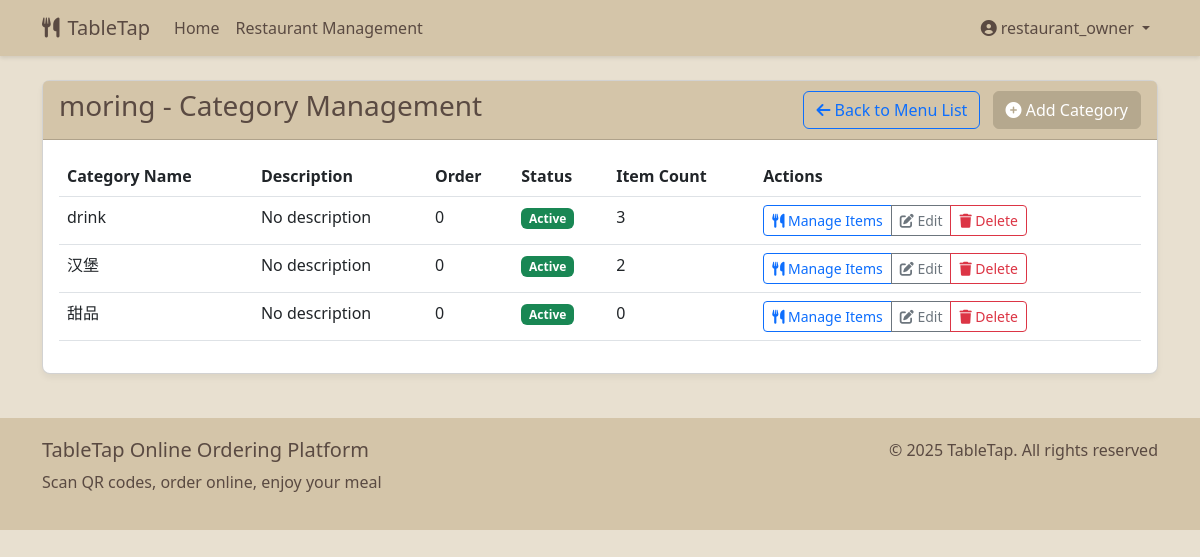
The page /menu/menu/1/categories/ (signed in) on the database its author committed.
### user/models.py (models this page shows, shortened)
class User(AbstractUser):
    USER_TYPE_CHOICES = (
        ('customer', 'Customer'),
        ('restaurant', 'Restaurant Owner'),
        ('admin', 'Administrator'),
    )
    user_type = models.CharField('User Type', max_length=10, choices=USER_TYPE_CHOICES, default='customer')
    phone = models.CharField('Phone Number', max_length=15, blank=True)
    class Meta:
        verbose_name = 'User'
        verbose_name_plural = 'Users'
    @property
    def is_restaurant_owner(self):
        return self.user_type == 'restaurant'

### menu/models.py (models this page shows, shortened)
class Menu(models.Model):
    restaurant = models.ForeignKey(Restaurant, on_delete=models.CASCADE, related_name='menus')
    name = models.CharField('Menu Name', max_length=100)
    description = models.TextField('Menu Description', blank=True)
    is_active = models.BooleanField('Active Status', default=True)
    created_at = models.DateTimeField('Created Time', auto_now_add=True)
    updated_at = models.DateTimeField('Updated Time', auto_now=True)
    class Meta:
        verbose_name = 'Menu'
        verbose_name_plural = 'Menus'

class Category(models.Model):
    menu = models.ForeignKey(Menu, on_delete=models.CASCADE, related_name='categories')
    name = models.CharField('Category Name', max_length=100)
    description = models.TextField('Category Description', blank=True)
    order = models.PositiveSmallIntegerField('Order', default=0)
    is_active = models.BooleanField('Active Status', default=True)
    class Meta:
        verbose_name = 'Menu Category'
        verbose_name_plural = 'Menu Categories'
        ordering = ['order', 'id']

### menu/views.py (the view)
# urls.py: path('menu/<int:menu_id>/categories/', views.category_list, name='category_list'),
@login_required
def category_list(request, menu_id):
    menu = get_object_or_404(Menu, id=menu_id)
    restaurant = menu.restaurant
    if request.user != restaurant.owner and not request.user.is_superuser:
        return HttpResponseForbidden("You do not have permission to access this page")
    categories = Category.objects.filter(menu=menu)
    return render(request, 'menu/category_list.html', {
        'restaurant': restaurant,
        'menu': menu,
        'categories': categories
    })

### templates/menu/category_list.html (shortened to what this page needs)
{% extends 'base.html' %}
{% block content %}
<div class="row mb-4">
    <div class="col-md-12">
        <div class="card">
            <div class="card-header">
                <div class="d-flex justify-content-between align-items-center">
                    <h3>{{ menu.name }} - Category Management</h3>
                    <div>
                        <a href="{% url 'menu:menu_list' restaurant.id %}" class="btn btn-outline-primary me-2">
                            <i class="fas fa-arrow-left"></i> Back to Menu List
                        </a>
                        <a href="{% url 'menu:category_create' menu.id %}" class="btn btn-primary">
                            <i class="fas fa-plus-circle"></i> Add Category
                        </a>
                    </div>
                </div>
            </div>
            <div class="card-body">
                {% if categories %}
                    <div class="table-responsive">
                        <table class="table table-hover">
                            <thead>
                                <tr>
                                    <th>Category Name</th>
                                    <th>Description</th>
                                    <th>Order</th>
                                    <th>Status</th>
                                    <th>Item Count</th>
                                    <th>Actions</th>
                                </tr>
                            </thead>
                            <tbody>
                                {% for category in categories %}
                                    <tr>
                                        <td>{{ category.name }}</td>
                                        <td>{{ category.description|truncatechars:50|default:"No description" }}</td>
                                        <td>{{ category.order }}</td>
                                        <td>
                                            <span class="badge bg-{% if category.is_active %}success{% else %}danger{% endif %}">
                                                {% if category.is_active %}Active{% else %}Inactive{% endif %}
                                            </span>
                                        </td>
                                        <td>{{ category.items.count }}</td>
                                        <td>
                                            <div class="btn-group">
                                                <a href="{% url 'menu:menu_item_list' category.id %}" class="btn btn-sm btn-outline-primary">
                                                    <i class="fas fa-utensils"></i> Manage Items
                                                </a>
                                                <a href="{% url 'menu:category_update' category.id %}" class="btn btn-sm btn-outline-secondary">
                                                    <i class="fas fa-edit"></i> Edit
                                                </a>
                                                <a href="{% url 'menu:category_delete' category.id %}" class="btn btn-sm btn-outline-danger">
                                                    <i class="fas fa-trash"></i> Delete
                                                </a>
                                            </div>
                                        </td>
                                    </tr>
                                {% endfor %}
                            </tbody>
                        </table>
                    </div>
                {% endif %}
            </div>
        </div>
    </div>
</div>
{% endblock %}

### templates/base.html (shortened to what this page needs)
<!DOCTYPE html>
<html lang="en">
<head>
    <link href="https://cdn.jsdelivr.net/npm/bootstrap@5.3.0/dist/css/bootstrap.min.css" rel="stylesheet">
    <link rel="stylesheet" href="https://cdnjs.cloudflare.com/ajax/libs/font-awesome/6.0.0/css/all.min.css">
</head>
<body class="paper-texture">
    <nav class="navbar navbar-expand-lg navbar-light mb-4">
        <div class="container">
            <a class="navbar-brand" href="{% url 'restaurant:home' %}">
                <i class="fas fa-utensils me-2"></i>TableTap
            </a>
            <div class="collapse navbar-collapse" id="navbarNav">
                <ul class="navbar-nav me-auto">
                    <li class="nav-item">
                        <a class="nav-link" href="{% url 'restaurant:home' %}">Home</a>
                    </li>
                    {% if user.is_authenticated %}
                        {% if user.is_restaurant_owner %}
                        <li class="nav-item">
                            <a class="nav-link" href="{% url 'restaurant:dashboard' %}">Restaurant Management</a>
                        </li>
                        {% endif %}
                    {% endif %}
                </ul>
                <ul class="navbar-nav">
                    {% if user.is_authenticated %}
                        <li class="nav-item dropdown">
                            <a class="nav-link dropdown-toggle" href="#" id="navbarDropdown" role="button" data-bs-toggle="dropdown">
                                <i class="fas fa-user-circle me-1"></i>{{ user.username }}
                            </a>
                        </li>
                    {% endif %}
                </ul>
            </div>
        </div>
    </nav>
    <div class="container my-4">
        {% block content %}{% endblock %}
    </div>
    <footer class="footer mt-auto">
        <div class="container">
            <div class="row">
                <div class="col-md-6">
                    <h5>TableTap Online Ordering Platform</h5>
                    <p>Scan QR codes, order online, enjoy your meal</p>
                </div>
                <div class="col-md-6 text-md-end">
                    <p>&copy; {% now "Y" %} TableTap. All rights reserved</p>
                </div>
            </div>
        </div>
    </footer>
</body>
</html>

### templates/base.html (style rules this page uses)
:root { --kraft-color: #d4c5a9; --kraft-dark: #b5a88e; --kraft-light: #e8e0d0; --kraft-text: #5a4a42; }
body { background-color: var(--kraft-light); color: var(--kraft-text); font-family: 'Segoe UI', Tahoma, Geneva, Verdana, sans-serif; }
.navbar { background-color: var(--kraft-color); box-shadow: 0 2px 4px rgba(0,0,0,0.1); }
.navbar-brand, .nav-link { color: var(--kraft-text); }
.btn-primary { background-color: var(--kraft-dark); border-color: var(--kraft-dark); color: white; }
.card { background-color: white; border-radius: 8px; box-shadow: 0 4px 6px rgba(0,0,0,0.05); margin-bottom: 20px; }
.card-header { background-color: var(--kraft-color); color: var(--kraft-text); font-weight: bold; }
.footer { background-color: var(--kraft-color); color: var(--kraft-text); padding: 20px 0; margin-top: 30px; }
.paper-texture { position: relative; }
.paper-texture::before { content: ""; position: absolute; top: 0; left: 0; width: 100%; height: 100%; opacity: 0.1; pointer-events: none; }

### rows shown on the page
User: username "restaurant_owner"
Menu: name "moring"
Category: name "drink", description "No description", order "0", is_active "Active", items.count "3"
Category: name "汉堡", description "No description", order "0", is_active "Active", items.count "2"
Category: name "甜品", description "No description", order "0", is_active "Active", items.count "0"
